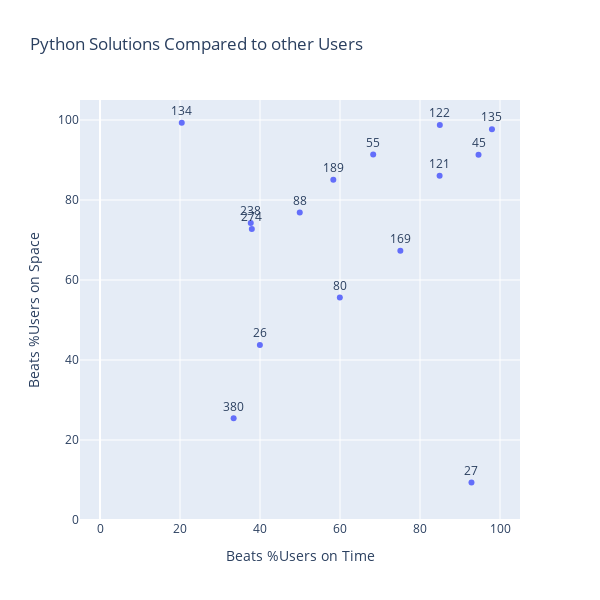

The code cell stored with this chart in its notebook:
### Code cell
from analyze_commits import main

data = main()

### Figure 1 — Plotly figure (JSON) as saved in the notebook; plotly's stock layout.template omitted (floating-point values rounded to 4 significant figures)
{"data": [{"hovertemplate": "time=%{x}<br>space=%{y}<br>problem=%{text}<extra></extra>", "legendgroup": "", "marker": {"color": "#636efa", "symbol": "circle"}, "mode": "markers+text", "name": "", "orientation": "v", "showlegend": false, "text": ["26", "27", "45", "55", "80", "88", "121", "122", "134", "135", "169", "189", "238", "274", "380"], "textposition": "top center", "type": "scatter", "x": [39.97, 92.87, 94.63, 68.3, 59.96, 49.94, 84.9, 84.96, 20.44, 97.99, 75.09, 58.33, 37.69, 37.96, 33.41], "xaxis": "x", "y": [43.75, 9.39, 91.32, 91.39, 55.61, 76.85, 86.07, 98.78, 99.34, 97.7, 67.3, 85.09, 74.24, 72.74, 25.42], "yaxis": "y"}], "layout": {"height": 600, "legend": {"tracegroupgap": 0}, "title": {"text": "Python Solutions Compared to other Users"}, "width": 600, "xaxis": {"anchor": "y", "domain": [0, 1], "range": [0, 100], "title": {"text": "Beats %Users on Time"}}, "yaxis": {"anchor": "x", "domain": [0, 1], "range": [0, 105], "scaleanchor": "x", "scaleratio": 1, "title": {"text": "Beats %Users on Space"}}}}
